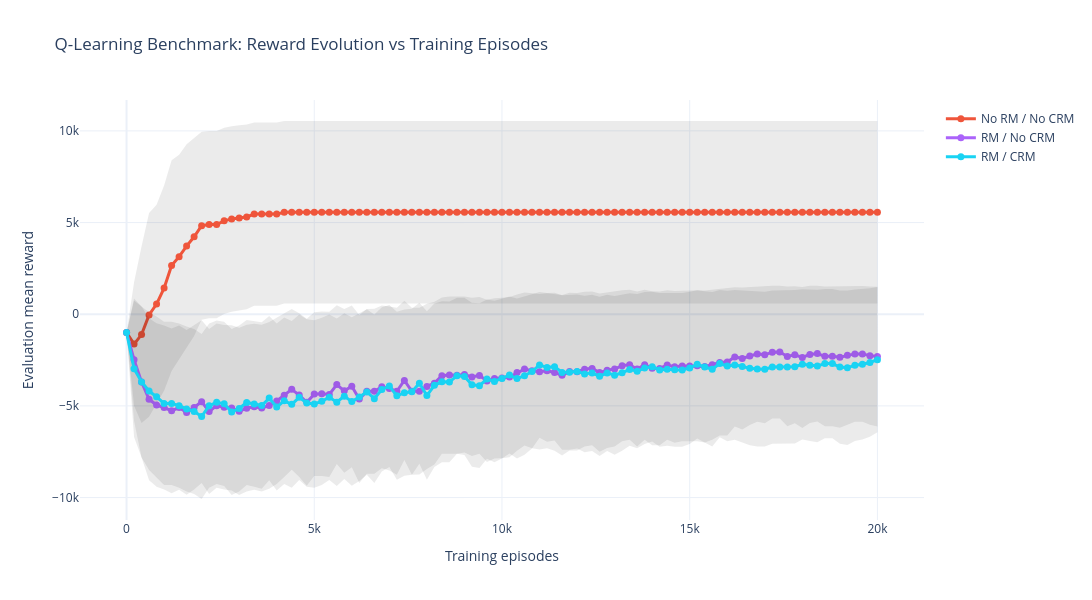

The code cell stored with this chart in its notebook:
### Code cell
# =============================================================
# =============================================================
import plotly.graph_objects as go

fig = go.Figure() 

for label, data in results.items():
    x = data["iterations"]
    y = data["mean_rewards"]
    s = data["std_rewards"]

    upper = y + s
    lower = y - s

    # Std shaded area
    fig.add_trace(
        go.Scatter(
            x=np.concatenate([x, x[::-1]]),
            y=np.concatenate([upper, lower[::-1]]),
            fill="toself",
            fillcolor="rgba(0,0,0,0.08)",
            line=dict(color="rgba(255,255,255,0)"),
            hoverinfo="skip",
            showlegend=False
        )
    )

    # Main line
    fig.add_trace(
        go.Scatter(
            x=x,
            y=y,
            mode="lines+markers",
            name=label,
            line=dict(width=3),
            marker=dict(size=7),
            hovertemplate=(
                f"{label}<br>"
                "Episode: %{x}<br>"
                "Mean reward: %{y:.2f}<extra></extra>"
            )
        )
    )

fig.update_layout(
    title="Q-Learning Benchmark: Reward Evolution vs Training Episodes",
    xaxis_title="Training episodes",
    yaxis_title="Evaluation mean reward",
    template="plotly_white",
    width=1100,
    height=600,
    hovermode="x unified",
    legend=dict(
        yanchor="top",
        y=0.99,
        xanchor="left",
        x=1.02
    )
)

fig.update_xaxes(showgrid=True, gridwidth=1)
fig.update_yaxes(showgrid=True, gridwidth=1)

fig.show()
